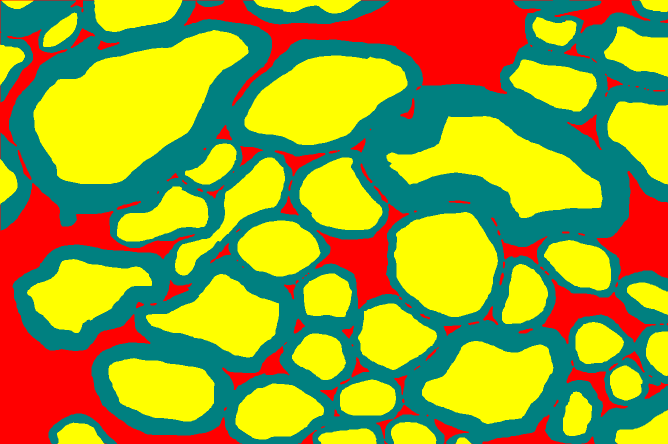
#> input picture data/compare/original.png, 1336 x 888 px (shown at 1/2 size)
$ python compare_images.py   (older library calls are emulated)
#> lines starting #> are read from the running program, lines starting #| are printed output that depends on the picture; after the words box and inside, x2 and y2 are one past the last pixel; in counts of white or black regions, pixels touching at a corner belong together; long printed decimals are rounded
#> further down, original1 is the input picture: shape (888, 1336, 3); mean B, G, R 51.3, 158.6, 152.7
# coding=utf-8
# 导入python包
# from skimage.measure import compare_ssim as ssim
from skimage.metrics import structural_similarity as ssim
import matplotlib.pyplot as plt
import numpy as np
import cv2
import os


def mse(imageA, imageB):
    # 计算两张图片的MSE指标
    err = np.sum((imageA.astype("float") - imageB.astype("float")) ** 2)
    err /= float(imageA.shape[0] * imageA.shape[1])

    # 返回结果，该值越小越好
    return err

def compare_images(imageA, imageB, title,dice,hausdorff):
    # 分别计算输入图片的MSE和SSIM指标值的大小
    m = mse(imageA, imageB)
    s = ssim(imageA, imageB)
    print("%s:\nMSE: %.2f,\nSSIM: %.2f,\nDice: %.2f,\nHausdorff distance: %.2f" % (title,m, s,dice,hausdorff))

    # 创建figure
    fig = plt.figure(title)
    plt.suptitle("%s:\nMSE: %.2f, SSIM: %.2f, Dice: %.2f, Hausdorff distance: %.2f" % (title,m, s,dice,hausdorff))

    # 显示第一张图片
    ax = fig.add_subplot(1, 2, 1)
    plt.imshow(imageA, cmap=plt.cm.gray)
    plt.axis("off")

    # 显示第二张图片
    ax = fig.add_subplot(1, 2, 2)
    plt.imshow(imageB, cmap=plt.cm.gray)
    plt.axis("off")
    plt.tight_layout()
    plt.show()

def resize(img):
    img=cv2.resize(img,(640,426))
    img = cv2.cvtColor(img, cv2.COLOR_BGR2GRAY)
    ret, thresh = cv2.threshold(img, 127, 255, cv2.THRESH_BINARY)
    return thresh

def reversal(img):
    img=255-img
    img=np.rot90(img,3)
#> img: shape (1336, 888, 3)
    img=cv2.flip(img,1)
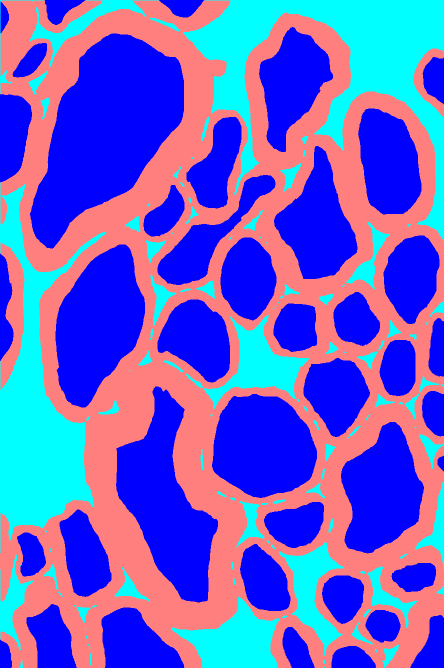
#> img: shape (1336, 888, 3) (shown at 1/2 size); mean of channels 0, 1, 2 203.7, 96.4, 102.3; drawn as B, G, R
    return img

def cal_dice(orig,target):
    # path = './dice/'
    # files = os.listdir(path)
    s2 = orig  # 模板
    row, col = s2.shape[0], s2.shape[1]
    # d = []

    s1 = target # 读取配准后图像
    # print(file)
    s = []
    for r in range(row - 10):
        for c in range(col - 10):
            if s1[r][c] == s2[r][c]:  # 计算图像像素交集
                s.append(s1[r][c])
    m1 = np.linalg.norm(s)
    m2 = np.linalg.norm(s1.flatten()) + np.linalg.norm(s2.flatten())
    # d.append(2 * m1 / m2)
    print(2*m1/m2)
    return 2*m1/m2
    # print(d)

def get_contours(img):
    # 灰度化, 二值化, 连通域分析
    # img_gray = cv2.cvtColor(img, cv2.COLOR_BGR2GRAY)
    # ret, img_bin = cv2.threshold(img_gray, 200, 255, cv2.THRESH_BINARY)
    # contours, hierarchy = cv2.findContours(img_bin, cv2.RETR_LIST, cv2.CHAIN_APPROX_SIMPLE)
    contours, hierarchy = cv2.findContours(img, cv2.RETR_LIST, cv2.CHAIN_APPROX_SIMPLE)
    return contours[0]


# 读取图片
original1 = cv2.imread("./data/compare/original.png")
original1_resize=reversal(original1)
original1_resize=resize(original1_resize)
#> in resize, `img=cv2.resize(img,(640,426))`:
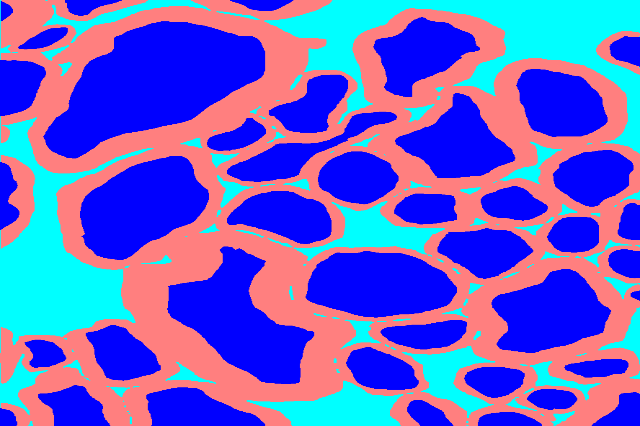
#> img: shape (426, 640, 3); mean of channels 0, 1, 2 203.6, 96.3, 102.3; drawn as B, G, R
#> in resize, `img = cv2.cvtColor(img, cv2.COLOR_BGR2GRAY)`:
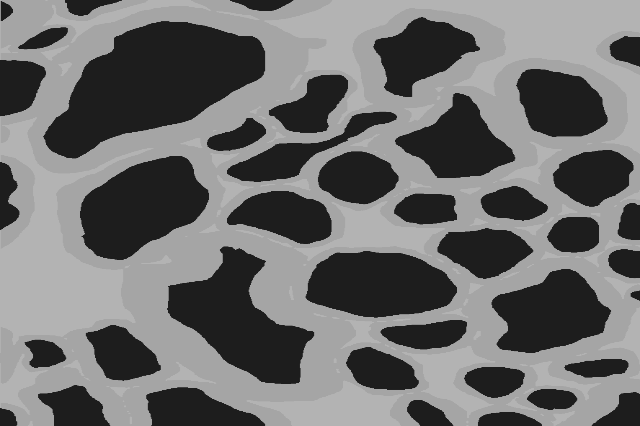
#> img: shape (426, 640); min 29, max 179, mean 110.3
#> in resize, `ret, thresh = cv2.threshold(img, 127, 255, cv2.THRESH_BINARY)`:
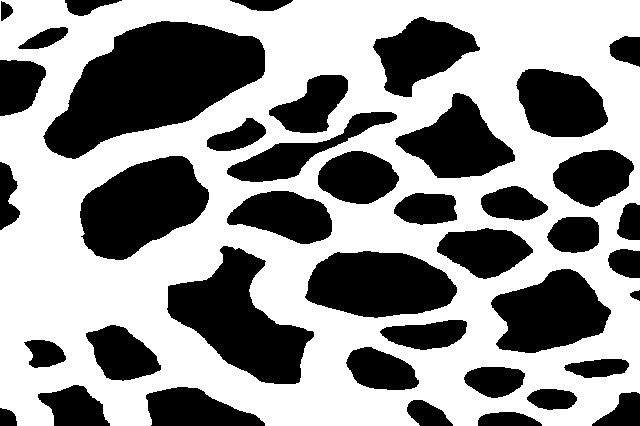
#> thresh: shape (426, 640); 57.6% white; 41 black regions, largest, box (x1, y1, x2, y2) and area: (43, 21, 265, 159) 17210, (167, 246, 314, 384) 9851, (80, 156, 209, 260) 8886
pred_base = cv2.imread("./data/compare/pred_base.png")
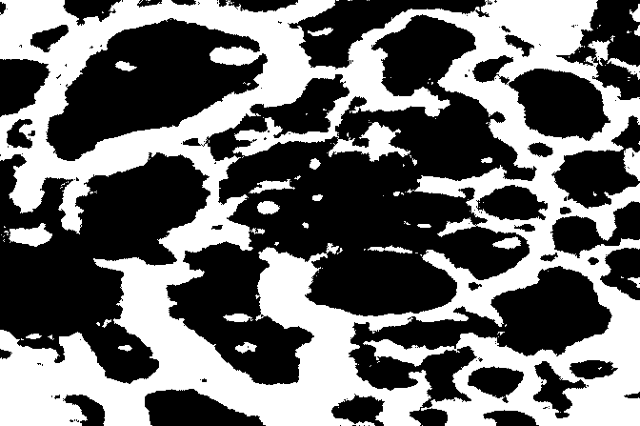
#> input picture data/compare/pred_base.png, 640 x 426 px
#> pred_base is the input picture: shape (426, 640, 3); min 0, max 255, mean 108.7
pred_base_resize=resize(pred_base)
#> in resize (call 2), `ret, thresh = cv2.threshold(img, 127, 255, cv2.THRESH_BINARY)`: thresh: shape (426, 640); 42.6% white; 115 white regions (90 under 20 px), largest, box (x1, y1, x2, y2) and area: (0, 0, 640, 426) 112443, (9, 223, 52, 247) 631, (623, 148, 640, 181) 382
pred_topo = cv2.imread("./data/compare/pred_topo.png")
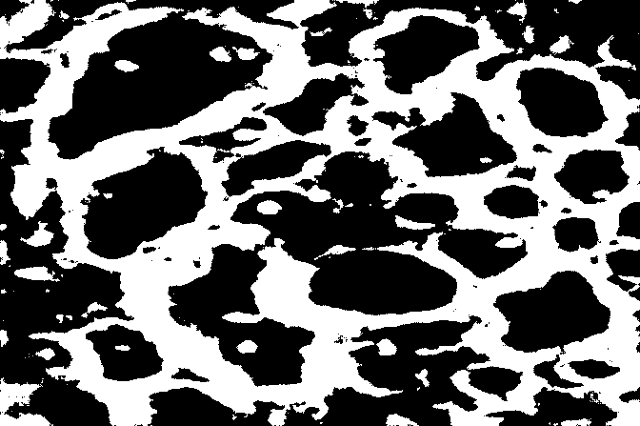
#> input picture data/compare/pred_topo.png, 640 x 426 px
#> pred_topo is the input picture: shape (426, 640, 3); min 0, max 255, mean 106.9
pred_topo_resize=resize(pred_topo)
#> in resize (call 3), `ret, thresh = cv2.threshold(img, 127, 255, cv2.THRESH_BINARY)`:
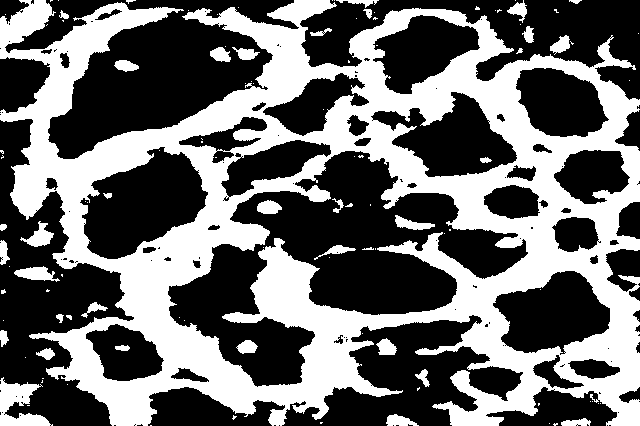
#> thresh: shape (426, 640); 41.9% white; 108 white regions (72 under 20 px)

## preparation of hausdorff distance
cnt_ori = get_contours(original1_resize)
#> in get_contours, `contours, hierarchy = cv2.findContours(img, cv2.RETR_LIST, cv2.CHAIN_A..`: contours = 28 contours; largest, box (x1, y1, x2, y2) and area: (0, 0, 640, 426) 257536, (42, 20, 266, 160) 17473, (166, 245, 315, 385) 10072, (79, 155, 210, 261) 9051, (304, 250, 458, 319) 7892
#> cnt_ori = contour of 45 points, box (x1, y1, x2, y2) (526, 388, 578, 411), area 863
cnt_base = get_contours(pred_base_resize)
#> in get_contours (call 2), `contours, hierarchy = cv2.findContours(img, cv2.RETR_LIST, cv2.CHAIN_A..`: contours = 254 contours, 207 with area under 20; largest, box (x1, y1, x2, y2) and area: (0, 0, 640, 426) 200650, (165, 13, 538, 386) 62982, (45, 17, 269, 162) 17229, (508, 68, 611, 142) 5138, (476, 184, 549, 221) 1803
#> cnt_base = [[422, 425]]
cnt_topo = get_contours(pred_topo_resize)
#> in get_contours (call 3), `contours, hierarchy = cv2.findContours(img, cv2.RETR_LIST, cv2.CHAIN_A..`: contours = 237 contours, 166 with area under 20; largest, box (x1, y1, x2, y2) and area: (0, 0, 640, 426) 188750, (167, 150, 529, 388) 34852, (79, 146, 209, 260) 8963, (492, 270, 611, 356) 6483, (370, 91, 518, 178) 6465
#> cnt_topo = [[150, 425], [151, 425]]

hausdorff_sd = cv2.createHausdorffDistanceExtractor()

# 初始化figure对象
fig = plt.figure("Images")
images = ("Original", original1_resize), ("Pred base", pred_base_resize), ("Pred topo", pred_topo_resize)

# 遍历每张图片
for (i, (name, image)) in enumerate(images):
    # 显示图片
    ax = fig.add_subplot(1, 3, i + 1)
    ax.set_title(name)
    plt.imshow(image, cmap=plt.cm.gray)
    plt.axis("off")
#> this loop made 3 passes
plt.tight_layout()
plt.show()

# calculate dice
dice_orig=cal_dice(original1_resize,original1_resize)
#> after the loop in cal_dice, `for r in range(row - 10):`: s = 262080 items
#> in cal_dice, `m1 = np.linalg.norm(s)`: m1 = 99057.6
#> in cal_dice, `m2 = np.linalg.norm(s1.flatten()) + np.linalg.norm(s2.flatten())`: m2 = 202111.3
#| 0.9802
#> dice_orig = 0.98
dice_base=cal_dice(original1_resize,pred_base_resize)
#| 0.8646
#> dice_base = 0.865
dice_topo=cal_dice(original1_resize,pred_topo_resize)
#| 0.8622
#> dice_topo = 0.862

# calculate hausdorff distance
d1 = hausdorff_sd.computeDistance(cnt_ori, cnt_ori)
#> d1 = 0
d2 = hausdorff_sd.computeDistance(cnt_ori, cnt_base)
#> d2 = 130.9
d3 = hausdorff_sd.computeDistance(cnt_ori, cnt_topo)
#> d3 = 401.3

compare_images(original1_resize, original1_resize, "Original vs Original",dice_orig,d1)
#> in mse, `err = np.sum((imageA.astype("float") - imageB.astype("float")) ** 2)`: err = 0
#> in compare_images, `s = ssim(imageA, imageB)`: s = 1
#| Original vs Original:
#| MSE: 0.00,
#| SSIM: 1.00,
#| Dice: 0.98,
#| Hausdorff distance: 0.00
compare_images(original1_resize, pred_base_resize, "Original vs Pred base",dice_base,d2)
#| Original vs Pred base:
#| MSE: 14412.40,
#| SSIM: 0.58,
#| Dice: 0.86,
#| Hausdorff distance: 130.86
compare_images(original1_resize, pred_topo_resize, "Original vs pred topo",dice_topo,d3)
#| Original vs pred topo:
#| MSE: 15364.49,
#| SSIM: 0.56,
#| Dice: 0.86,
#| Hausdorff distance: 401.28
